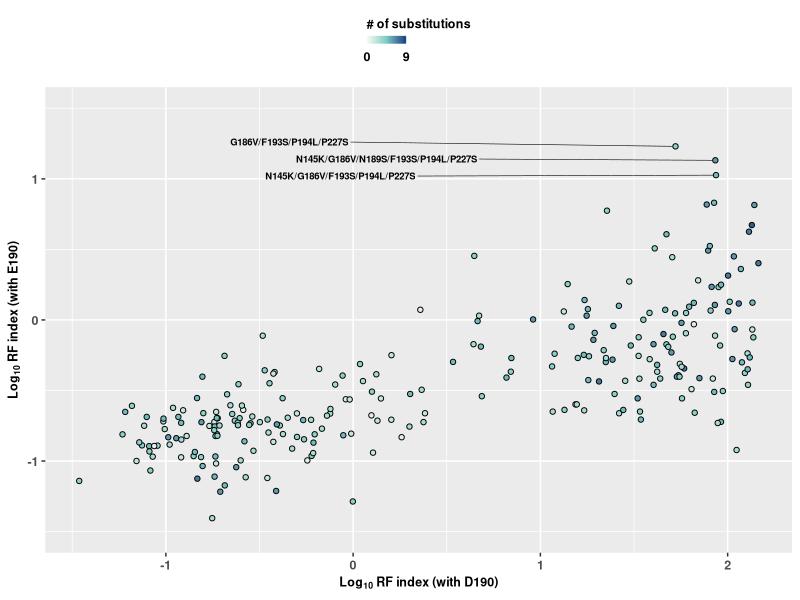

Recreate this plot in R.
#R code
library(ggplot2)
library(scales)
library(RColorBrewer)
library(readr)
library(tidyr)
library(reshape)
library(stringr)
library(dplyr)
library(ggrepel)
library(gridExtra)
require(cowplot)

trimD190E <- function(m,MutofInterest){
  if (m==MutofInterest){return (m)}
  else {return (str_replace(str_replace(m,paste('/',MutofInterest,sep=''),''),paste(MutofInterest,'/',sep=''),''))}
  }

labeling <- function(mut,D190Efit,WTfit){
  if (D190Efit>10){return (mut)}
  else {return ('')}
  }

fittable <- read_tsv('result/Bris07_MutfitTable.tsv') %>%
              mutate(mut=mapply(function(m){return (str_replace_all(m,'-','/'))},mut))
MutofInterest <- 'D190E'
WT_table    <- fittable %>% 
                 filter(!grepl(MutofInterest,mut)) %>%
                 select(mut,mutclass,fitness) %>%
                 rename(WTfit=fitness)
D190E_table <- fittable %>% 
                 filter(grepl(MutofInterest,mut)) %>%
                 mutate(mut=mapply(trimD190E,mut,rep(MutofInterest,length(mut)))) %>%
                 select(mut,fitness) %>%
                 rename(D190Efit=fitness)

combinetable <- inner_join(WT_table,D190E_table) %>%
                  mutate(label=mapply(labeling,mut,D190Efit,WTfit))
combinetable_label <- filter(combinetable,label!='')

textsize <- 9
colorscale  <- c(brewer.pal(9,"GnBu"))
p <- ggplot(combinetable,aes(x=log10(WTfit),y=log10(D190Efit),fill=mutclass)) +
       geom_point(pch=21,color='black') + 
       scale_fill_gradient2(limits=c(0,9),midpoint=4.5,low=colorscale[1],mid=colorscale[5],high=colorscale[9],
                            breaks=c(0,9),labels=c(0,9),
                            name='# of substitutions',
                            guide=guide_colorbar(title.position="top",
                                                 title.vjust=0,
                                                 label.position="bottom")) +
       #xlab(bquote(bold(Log['10']~RF~index~'('*without~.(MutofInterest)*')'))) +
       #ylab(bquote(bold(Log['10']~RF~index~'('*with~.(MutofInterest)*')'))) +
       xlab(bquote(bold(Log['10']~RF~index~'(with D190)'))) +
       ylab(bquote(bold(Log['10']~RF~index~'(with E190)'))) +
       ylim(-1.5,1.5) +
       theme(axis.title=element_text(size=textsize,face="bold"),
               axis.text=element_text(size=textsize,face="bold"),
               legend.title=element_text(size=textsize,face="bold"),
               legend.text=element_text(size=textsize,face="bold"),
               legend.key.size=unit(2,'mm'),
               legend.position='top',
               legend.justification='center',
               legend.direction = "horizontal") +
       geom_text_repel(data=combinetable_label,aes(x=log10(WTfit),y=log10(D190Efit),label=label),
                         size = 2.4,
                         fontface = 'bold',
                         segment.size = 0.2,
                         point.padding = unit(0.1, "lines"),
                         force = 0.2,
                         nudge_x=-2,
                         show.legend = FALSE)
ggsave(paste('graph/Bris07_MutEnich_',MutofInterest,'.png',sep=''),p,height=3,width=3.2)
